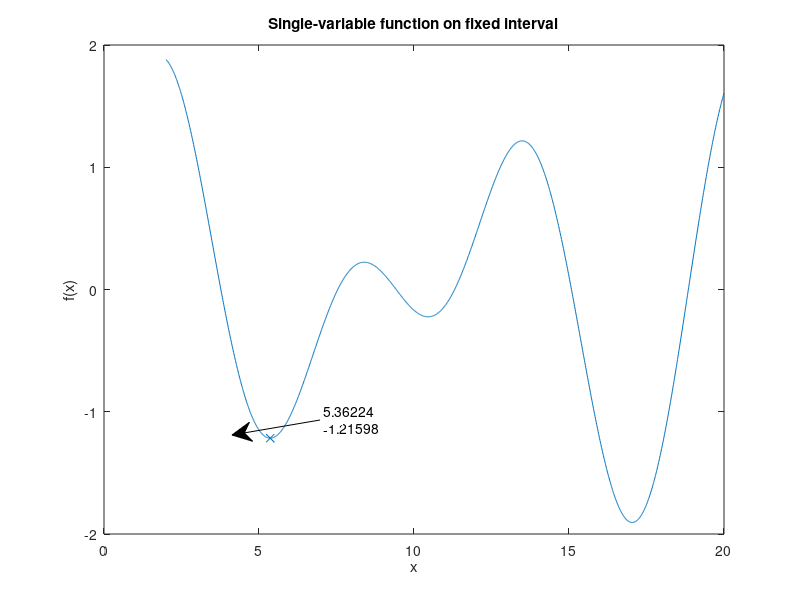

Source code (MATLAB):
% Samson David Puthenpeedika

x=2:0.01:20;
f=sin(x)+sin((2/3)*x);
fun=@(x)sin(x)+sin((2/3)*x);
options=optimset('Display','iter');
[X,fval]=fminbnd(fun,4,8,options);
plot(x,f);
hold on 
scatter(X,fval,'Marker','x');
a = [0.4 0.29];
b = [0.3 0.275];
str = {X fval};
annotation('textarrow',a,b,'String',str);     
title('Single-variable function on fixed interval');
xlabel('x'); ylabel('f(x)');
hold off

